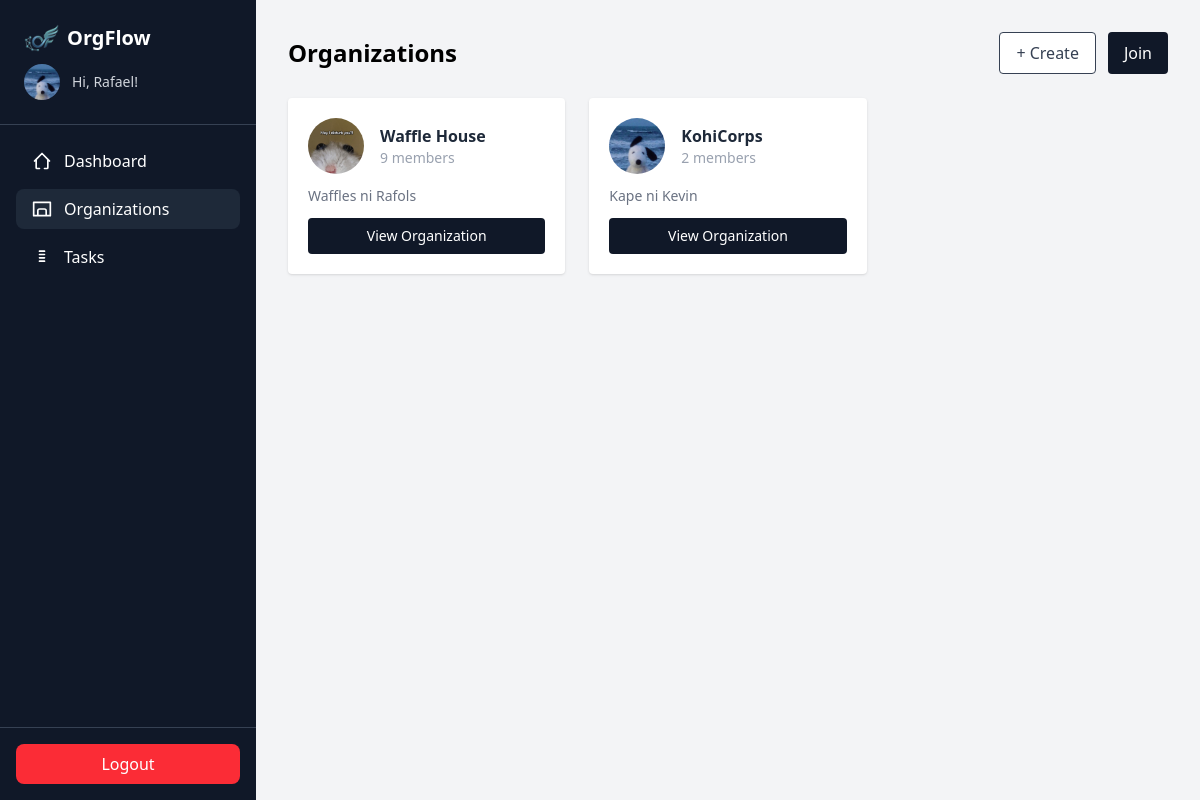
Page /organizations/ (signed in) on the committed database.
### clubManagement/models.py (models this page shows, shortened)
class UserProfile(models.Model):
    user = models.OneToOneField(User, on_delete=models.CASCADE, related_name='profile')
    profile_picture = models.ImageField(upload_to='profile_pictures/', blank=True, null=True)

class Organization(models.Model):
    name = models.CharField(max_length=100)
    description = models.TextField(blank=True, default="")
    logo = models.ImageField(upload_to="org_logos/", blank=True, null=True)
    has_two_vp = models.BooleanField(default=False)
    invitation_code = models.CharField(max_length=8, unique=True, blank=True)
    owner = models.ForeignKey(User, on_delete=models.CASCADE)
    created_at = models.DateTimeField(auto_now_add=True)

### clubManagement/views.py (the view)
# urls.py: path('organizations/', views.organizations, name='organizations'),
@login_required
def organizations(request):
    user_orgs = Organization.objects.filter(membership__user=request.user)
    return render(request, "organizations.html", {
        "organizations": user_orgs,
        "active_page": "organizations"
    })

### clubManagement/templates/organizations.html (shortened to what this page needs)
{% extends 'base.html' %}
{% block content %}
{% if not organizations %}
<div class="flex items-center justify-center h-full">
  <div class="text-center">
    <div class="mb-6 text-gray-400 text-5xl">🏢</div>
    <h1 class="text-2xl font-semibold text-gray-800 mb-2">
      You have not joined an organization yet
    </h1>
    <p class="text-gray-500 mb-6">
      Create your own organization to start collaborating.
    </p>
    <div class="flex justify-center gap-3">
      <button onclick="openCreateModal()" class="px-5 py-2 border rounded bg-white text-gray-700 hover:bg-gray-50">
        + Create Organization
      </button>
      <button onclick="openJoinModal()" class="px-5 py-2 rounded bg-gray-900 text-white hover:bg-black">
        Join an Organization
      </button>
    </div>
  </div>
</div>
{% else %}
<div class="w-full p-8">
  <div class="flex justify-between items-center mb-6">
    <h1 class="text-2xl font-semibold">Organizations</h1>
    <div class="flex gap-3">
      <button onclick="openCreateModal()" class="px-4 py-2 border rounded bg-white text-gray-700 hover:bg-gray-50">
        + Create
      </button>
      <button onclick="openJoinModal()" class="px-4 py-2 rounded bg-gray-900 text-white hover:bg-black">
        Join
      </button>
    </div>
  </div>
  <div class="grid grid-cols-1 md:grid-cols-2 lg:grid-cols-3 gap-6">
    {% for org in organizations %}
    <div class="bg-white p-5 rounded shadow-sm hover:shadow flex flex-col gap-3">
      <div class="flex items-center gap-4">
        {% if org.logo %}
        <img src="{{ org.logo.url }}" alt="{{ org.name }} logo" class="w-14 h-14 rounded-full object-cover flex-shrink-0" />
        {% else %}
        <div class="w-14 h-14 rounded-full bg-gray-200 flex items-center justify-center flex-shrink-0 text-2xl">🏢</div>
        {% endif %}
        <div>
          <h2 class="font-semibold text-gray-800">{{ org.name }}</h2>
          <p class="text-sm text-gray-400">{{ org.membership_set.count }} member{{ org.membership_set.count|pluralize }}</p>
        </div>
      </div>
      {% if org.description %}
      <p class="text-sm text-gray-500 line-clamp-2">{{ org.description }}</p>
      {% endif %}
      <a href="{% url 'organization_detail' org.id %}" class="mt-auto block text-center px-4 py-2 rounded bg-gray-900 text-white text-sm hover:bg-black">
        View Organization
      </a>
    </div>
    {% endfor %}
  </div>
</div>
{% endif %}
{% endblock %}

### clubManagement/templates/base.html (shortened to what this page needs)
{% load static %}
<!doctype html>
<html lang="en">
  <head>
    <link rel="stylesheet" href="{% static 'css/dist/styles.css' %}">
  </head>
  <body class="bg-gray-100">
    <div class="flex h-screen">
      <div class="w-64 bg-gray-900 text-white flex flex-col">
        <div class="p-6 border-b border-gray-700">
          <div class="flex items-center gap-2">
            <img src="{% static 'logo_navbar.png' %}" alt="OrgFlow logo" style="height:28px;width:auto;display:inline-block;" />
            <h1 class="text-xl font-bold">OrgFlow</h1>
          </div>
          <a href="{% url 'profile' %}" class="flex items-center gap-3 mt-3 hover:opacity-80">
            {% if request.user.profile.profile_picture %}
              <img src="{{ request.user.profile.profile_picture.url }}" class="w-9 h-9 rounded-full object-cover flex-shrink-0" alt="avatar">
            {% else %}
              <div class="w-9 h-9 rounded-full bg-gray-600 flex items-center justify-center text-sm font-bold flex-shrink-0">
                {{ request.user.first_name|first|upper|default:request.user.username|first|upper }}
              </div>
            {% endif %}
            <span class="text-gray-300 text-sm">Hi, {{ request.user.first_name|default:request.user.username }}!</span>
          </a>
        </div>
        <nav class="flex-1 p-4 space-y-2">
          <a
            href="{% url 'dashboard' %}"
            class="flex items-center gap-3 px-4 py-2 rounded-lg {% if active_page == 'dashboard' %}bg-gray-800{% else %}hover:bg-gray-800{% endif %}"
          >
            <svg xmlns="http://www.w3.org/2000/svg" class="h-5 w-5" fill="none" viewBox="0 0 24 24" stroke="currentColor">
              <path stroke-linecap="round" stroke-linejoin="round" stroke-width="2" d="M3 12l2-2m0 0l7-7 7 7M5 10v10a1 1 0 001 1h3m10-11l2 2m-2-2v10a1 1 0 01-1 1h-3" />
            </svg>
            Dashboard
          </a>
          <a
            href="{% url 'organizations' %}"
            class="flex items-center gap-3 px-4 py-2 rounded-lg {% if active_page == 'organizations' %}bg-gray-800{% else %}hover:bg-gray-800{% endif %}"
          >
            <svg xmlns="http://www.w3.org/2000/svg" class="h-5 w-5" fill="none" viewBox="0 0 24 24" stroke="currentColor">
              <path stroke-linecap="round" stroke-linejoin="round" stroke-width="2" d="M17 20h5V4H2v16h5m10 0v-6a2 2 0 00-2-2H9a2 2 0 00-2 2v6m10 0H7" />
            </svg>
            Organizations
          </a>
          <a
            href="{% url 'tasks' %}"
            class="flex items-center gap-3 px-4 py-2 rounded-lg {% if active_page == 'tasks' %}bg-gray-800{% else %}hover:bg-gray-800{% endif %}"
          >
            <svg xmlns="http://www.w3.org/2000/svg" class="h-5 w-5" fill="none" viewBox="0 0 24 24" stroke="currentColor">
              <path stroke-linecap="round" stroke-linejoin="round" stroke-width="2" d="M9 5h6M9 9h6M9 13h6M9 17h6" />
            </svg>
            Tasks
          </a>
        </nav>
        <div class="p-4 border-t border-gray-700">
          <a href="{% url 'logout' %}" class="block text-center bg-red-500 py-2 rounded-lg hover:bg-red-600">
            Logout
          </a>
        </div>
      </div>
      <div class="flex-1 overflow-y-auto">
        {% block content %}{% endblock %}
      </div>
    </div>
  </body>
</html>

### rows in the picture
Organization: logo (picture), name "Waffle House", membership_set.count "9", description "Waffles ni Rafols"
Organization: logo (picture), name "KohiCorps", membership_set.count "2", description "Kape ni Kevin"

### other values in the picture
{{ request.user.first_name|default:request.user.username }} "Rafael"
